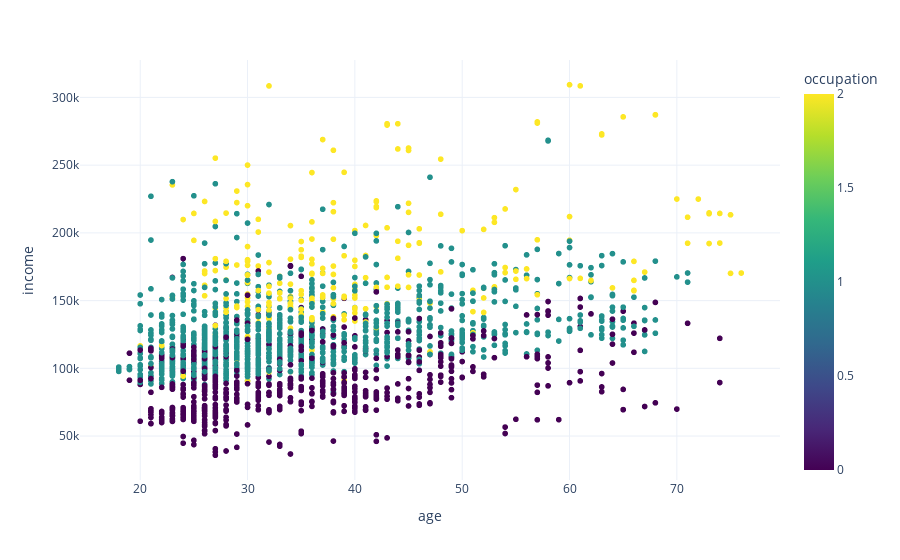

Notebook cell for this chart:
### Code cell
px.scatter(df, x='age', y='income', color='occupation')

### Figure 1 — Plotly figure (JSON) as saved in the notebook; plotly's stock layout.template omitted (floating-point values rounded to 4 significant figures; data arrays with more than 128 entries replaced by an {"elided": "..."} marker saying what was removed)
{"data": [{"hoverlabel": {"namelength": 0}, "hovertemplate": "age=%{x}<br>income=%{y}<br>occupation=%{marker.color}", "legendgroup": "", "marker": {"color": {"elided": "2000 int values"}, "coloraxis": "coloraxis", "symbol": "circle"}, "mode": "markers", "name": "", "showlegend": false, "type": "scattergl", "x": {"elided": "2000 int values"}, "xaxis": "x", "y": {"elided": "2000 int values"}, "yaxis": "y"}], "layout": {"coloraxis": {"colorbar": {"title": {"text": "occupation"}}, "colorscale": [[0, "#440154"], [0.1111, "#482878"], [0.2222, "#3e4989"], [0.3333, "#31688e"], [0.4444, "#26828e"], [0.5556, "#1f9e89"], [0.6667, "#35b779"], [0.7778, "#6ece58"], [0.8889, "#b5de2b"], [1, "#fde725"]]}, "legend": {"tracegroupgap": 0}, "margin": {"t": 60}, "xaxis": {"anchor": "y", "domain": [0, 1], "title": {"text": "age"}}, "yaxis": {"anchor": "x", "domain": [0, 1], "title": {"text": "income"}}}}
